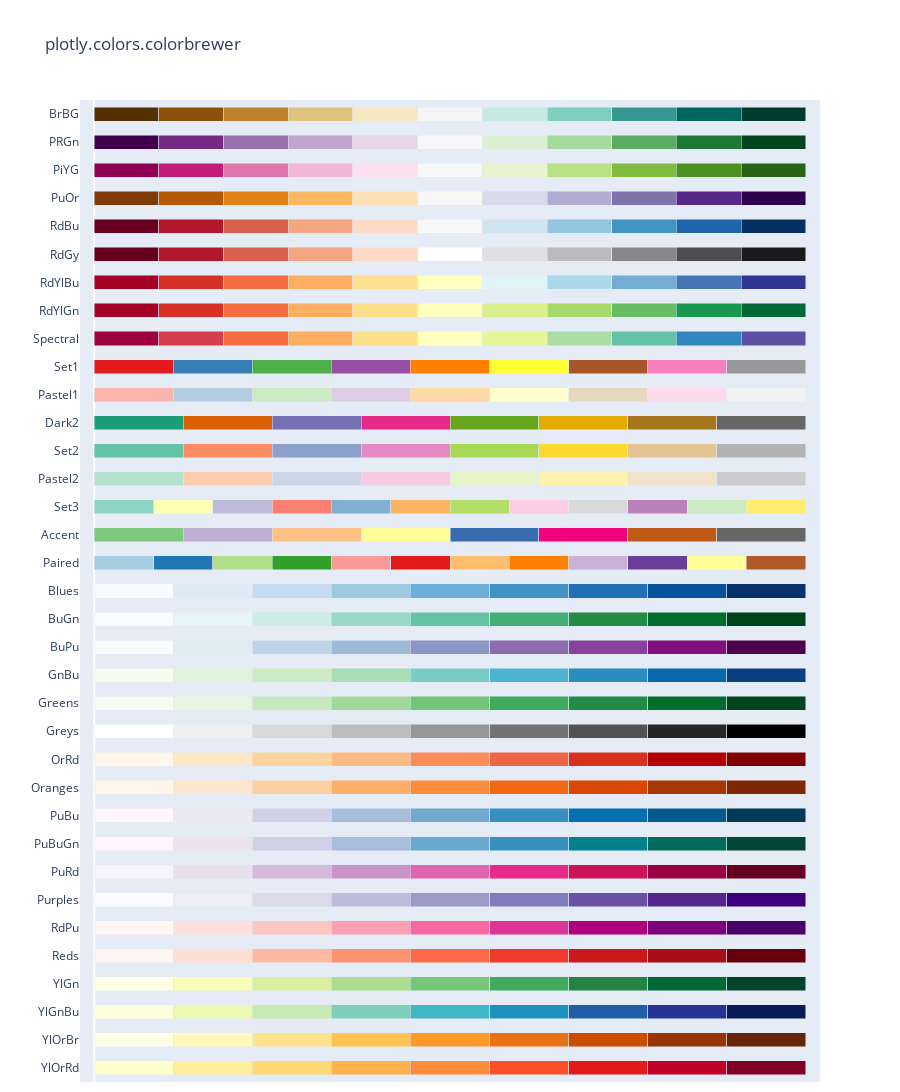

Notebook code for this chart:
### Code cell
px.colors.colorbrewer.swatches()

### Figure 1 — Plotly figure (JSON) as saved in the notebook; plotly's stock layout.template omitted (floating-point values rounded to 4 significant figures)
{"data": [{"customdata": [0, 1, 2, 3, 4, 5, 6, 7, 8], "hovertemplate": "%{y}[%{customdata}] = %{marker.color}<extra></extra>", "marker": {"color": ["rgb(255,255,204)", "rgb(255,237,160)", "rgb(254,217,118)", "rgb(254,178,76)", "rgb(253,141,60)", "rgb(252,78,42)", "rgb(227,26,28)", "rgb(189,0,38)", "rgb(128,0,38)"]}, "orientation": "h", "type": "bar", "x": [1, 1, 1, 1, 1, 1, 1, 1, 1], "y": ["YlOrRd", "YlOrRd", "YlOrRd", "YlOrRd", "YlOrRd", "YlOrRd", "YlOrRd", "YlOrRd", "YlOrRd"]}, {"customdata": [0, 1, 2, 3, 4, 5, 6, 7, 8], "hovertemplate": "%{y}[%{customdata}] = %{marker.color}<extra></extra>", "marker": {"color": ["rgb(255,255,229)", "rgb(255,247,188)", "rgb(254,227,145)", "rgb(254,196,79)", "rgb(254,153,41)", "rgb(236,112,20)", "rgb(204,76,2)", "rgb(153,52,4)", "rgb(102,37,6)"]}, "orientation": "h", "type": "bar", "x": [1, 1, 1, 1, 1, 1, 1, 1, 1], "y": ["YlOrBr", "YlOrBr", "YlOrBr", "YlOrBr", "YlOrBr", "YlOrBr", "YlOrBr", "YlOrBr", "YlOrBr"]}, {"customdata": [0, 1, 2, 3, 4, 5, 6, 7, 8], "hovertemplate": "%{y}[%{customdata}] = %{marker.color}<extra></extra>", "marker": {"color": ["rgb(255,255,217)", "rgb(237,248,177)", "rgb(199,233,180)", "rgb(127,205,187)", "rgb(65,182,196)", "rgb(29,145,192)", "rgb(34,94,168)", "rgb(37,52,148)", "rgb(8,29,88)"]}, "orientation": "h", "type": "bar", "x": [1, 1, 1, 1, 1, 1, 1, 1, 1], "y": ["YlGnBu", "YlGnBu", "YlGnBu", "YlGnBu", "YlGnBu", "YlGnBu", "YlGnBu", "YlGnBu", "YlGnBu"]}, {"customdata": [0, 1, 2, 3, 4, 5, 6, 7, 8], "hovertemplate": "%{y}[%{customdata}] = %{marker.color}<extra></extra>", "marker": {"color": ["rgb(255,255,229)", "rgb(247,252,185)", "rgb(217,240,163)", "rgb(173,221,142)", "rgb(120,198,121)", "rgb(65,171,93)", "rgb(35,132,67)", "rgb(0,104,55)", "rgb(0,69,41)"]}, "orientation": "h", "type": "bar", "x": [1, 1, 1, 1, 1, 1, 1, 1, 1], "y": ["YlGn", "YlGn", "YlGn", "YlGn", "YlGn", "YlGn", "YlGn", "YlGn", "YlGn"]}, {"customdata": [0, 1, 2, 3, 4, 5, 6, 7, 8], "hovertemplate": "%{y}[%{customdata}] = %{marker.color}<extra></extra>", "marker": {"color": ["rgb(255,245,240)", "rgb(254,224,210)", "rgb(252,187,161)", "rgb(252,146,114)", "rgb(251,106,74)", "rgb(239,59,44)", "rgb(203,24,29)", "rgb(165,15,21)", "rgb(103,0,13)"]}, "orientation": "h", "type": "bar", "x": [1, 1, 1, 1, 1, 1, 1, 1, 1], "y": ["Reds", "Reds", "Reds", "Reds", "Reds", "Reds", "Reds", "Reds", "Reds"]}, {"customdata": [0, 1, 2, 3, 4, 5, 6, 7, 8], "hovertemplate": "%{y}[%{customdata}] = %{marker.color}<extra></extra>", "marker": {"color": ["rgb(255,247,243)", "rgb(253,224,221)", "rgb(252,197,192)", "rgb(250,159,181)", "rgb(247,104,161)", "rgb(221,52,151)", "rgb(174,1,126)", "rgb(122,1,119)", "rgb(73,0,106)"]}, "orientation": "h", "type": "bar", "x": [1, 1, 1, 1, 1, 1, 1, 1, 1], "y": ["RdPu", "RdPu", "RdPu", "RdPu", "RdPu", "RdPu", "RdPu", "RdPu", "RdPu"]}, {"customdata": [0, 1, 2, 3, 4, 5, 6, 7, 8], "hovertemplate": "%{y}[%{customdata}] = %{marker.color}<extra></extra>", "marker": {"color": ["rgb(252,251,253)", "rgb(239,237,245)", "rgb(218,218,235)", "rgb(188,189,220)", "rgb(158,154,200)", "rgb(128,125,186)", "rgb(106,81,163)", "rgb(84,39,143)", "rgb(63,0,125)"]}, "orientation": "h", "type": "bar", "x": [1, 1, 1, 1, 1, 1, 1, 1, 1], "y": ["Purples", "Purples", "Purples", "Purples", "Purples", "Purples", "Purples", "Purples", "Purples"]}, {"customdata": [0, 1, 2, 3, 4, 5, 6, 7, 8], "hovertemplate": "%{y}[%{customdata}] = %{marker.color}<extra></extra>", "marker": {"color": ["rgb(247,244,249)", "rgb(231,225,239)", "rgb(212,185,218)", "rgb(201,148,199)", "rgb(223,101,176)", "rgb(231,41,138)", "rgb(206,18,86)", "rgb(152,0,67)", "rgb(103,0,31)"]}, "orientation": "h", "type": "bar", "x": [1, 1, 1, 1, 1, 1, 1, 1, 1], "y": ["PuRd", "PuRd", "PuRd", "PuRd", "PuRd", "PuRd", "PuRd", "PuRd", "PuRd"]}, {"customdata": [0, 1, 2, 3, 4, 5, 6, 7, 8], "hovertemplate": "%{y}[%{customdata}] = %{marker.color}<extra></extra>", "marker": {"color": ["rgb(255,247,251)", "rgb(236,226,240)", "rgb(208,209,230)", "rgb(166,189,219)", "rgb(103,169,207)", "rgb(54,144,192)", "rgb(2,129,138)", "rgb(1,108,89)", "rgb(1,70,54)"]}, "orientation": "h", "type": "bar", "x": [1, 1, 1, 1, 1, 1, 1, 1, 1], "y": ["PuBuGn", "PuBuGn", "PuBuGn", "PuBuGn", "PuBuGn", "PuBuGn", "PuBuGn", "PuBuGn", "PuBuGn"]}, {"customdata": [0, 1, 2, 3, 4, 5, 6, 7, 8], "hovertemplate": "%{y}[%{customdata}] = %{marker.color}<extra></extra>", "marker": {"color": ["rgb(255,247,251)", "rgb(236,231,242)", "rgb(208,209,230)", "rgb(166,189,219)", "rgb(116,169,207)", "rgb(54,144,192)", "rgb(5,112,176)", "rgb(4,90,141)", "rgb(2,56,88)"]}, "orientation": "h", "type": "bar", "x": [1, 1, 1, 1, 1, 1, 1, 1, 1], "y": ["PuBu", "PuBu", "PuBu", "PuBu", "PuBu", "PuBu", "PuBu", "PuBu", "PuBu"]}, {"customdata": [0, 1, 2, 3, 4, 5, 6, 7, 8], "hovertemplate": "%{y}[%{customdata}] = %{marker.color}<extra></extra>", "marker": {"color": ["rgb(255,245,235)", "rgb(254,230,206)", "rgb(253,208,162)", "rgb(253,174,107)", "rgb(253,141,60)", "rgb(241,105,19)", "rgb(217,72,1)", "rgb(166,54,3)", "rgb(127,39,4)"]}, "orientation": "h", "type": "bar", "x": [1, 1, 1, 1, 1, 1, 1, 1, 1], "y": ["Oranges", "Oranges", "Oranges", "Oranges", "Oranges", "Oranges", "Oranges", "Oranges", "Oranges"]}, {"customdata": [0, 1, 2, 3, 4, 5, 6, 7, 8], "hovertemplate": "%{y}[%{customdata}] = %{marker.color}<extra></extra>", "marker": {"color": ["rgb(255,247,236)", "rgb(254,232,200)", "rgb(253,212,158)", "rgb(253,187,132)", "rgb(252,141,89)", "rgb(239,101,72)", "rgb(215,48,31)", "rgb(179,0,0)", "rgb(127,0,0)"]}, "orientation": "h", "type": "bar", "x": [1, 1, 1, 1, 1, 1, 1, 1, 1], "y": ["OrRd", "OrRd", "OrRd", "OrRd", "OrRd", "OrRd", "OrRd", "OrRd", "OrRd"]}, {"customdata": [0, 1, 2, 3, 4, 5, 6, 7, 8], "hovertemplate": "%{y}[%{customdata}] = %{marker.color}<extra></extra>", "marker": {"color": ["rgb(255,255,255)", "rgb(240,240,240)", "rgb(217,217,217)", "rgb(189,189,189)", "rgb(150,150,150)", "rgb(115,115,115)", "rgb(82,82,82)", "rgb(37,37,37)", "rgb(0,0,0)"]}, "orientation": "h", "type": "bar", "x": [1, 1, 1, 1, 1, 1, 1, 1, 1], "y": ["Greys", "Greys", "Greys", "Greys", "Greys", "Greys", "Greys", "Greys", "Greys"]}, {"customdata": [0, 1, 2, 3, 4, 5, 6, 7, 8], "hovertemplate": "%{y}[%{customdata}] = %{marker.color}<extra></extra>", "marker": {"color": ["rgb(247,252,245)", "rgb(229,245,224)", "rgb(199,233,192)", "rgb(161,217,155)", "rgb(116,196,118)", "rgb(65,171,93)", "rgb(35,139,69)", "rgb(0,109,44)", "rgb(0,68,27)"]}, "orientation": "h", "type": "bar", "x": [1, 1, 1, 1, 1, 1, 1, 1, 1], "y": ["Greens", "Greens", "Greens", "Greens", "Greens", "Greens", "Greens", "Greens", "Greens"]}, {"customdata": [0, 1, 2, 3, 4, 5, 6, 7, 8], "hovertemplate": "%{y}[%{customdata}] = %{marker.color}<extra></extra>", "marker": {"color": ["rgb(247,252,240)", "rgb(224,243,219)", "rgb(204,235,197)", "rgb(168,221,181)", "rgb(123,204,196)", "rgb(78,179,211)", "rgb(43,140,190)", "rgb(8,104,172)", "rgb(8,64,129)"]}, "orientation": "h", "type": "bar", "x": [1, 1, 1, 1, 1, 1, 1, 1, 1], "y": ["GnBu", "GnBu", "GnBu", "GnBu", "GnBu", "GnBu", "GnBu", "GnBu", "GnBu"]}, {"customdata": [0, 1, 2, 3, 4, 5, 6, 7, 8], "hovertemplate": "%{y}[%{customdata}] = %{marker.color}<extra></extra>", "marker": {"color": ["rgb(247,252,253)", "rgb(224,236,244)", "rgb(191,211,230)", "rgb(158,188,218)", "rgb(140,150,198)", "rgb(140,107,177)", "rgb(136,65,157)", "rgb(129,15,124)", "rgb(77,0,75)"]}, "orientation": "h", "type": "bar", "x": [1, 1, 1, 1, 1, 1, 1, 1, 1], "y": ["BuPu", "BuPu", "BuPu", "BuPu", "BuPu", "BuPu", "BuPu", "BuPu", "BuPu"]}, {"customdata": [0, 1, 2, 3, 4, 5, 6, 7, 8], "hovertemplate": "%{y}[%{customdata}] = %{marker.color}<extra></extra>", "marker": {"color": ["rgb(247,252,253)", "rgb(229,245,249)", "rgb(204,236,230)", "rgb(153,216,201)", "rgb(102,194,164)", "rgb(65,174,118)", "rgb(35,139,69)", "rgb(0,109,44)", "rgb(0,68,27)"]}, "orientation": "h", "type": "bar", "x": [1, 1, 1, 1, 1, 1, 1, 1, 1], "y": ["BuGn", "BuGn", "BuGn", "BuGn", "BuGn", "BuGn", "BuGn", "BuGn", "BuGn"]}, {"customdata": [0, 1, 2, 3, 4, 5, 6, 7, 8], "hovertemplate": "%{y}[%{customdata}] = %{marker.color}<extra></extra>", "marker": {"color": ["rgb(247,251,255)", "rgb(222,235,247)", "rgb(198,219,239)", "rgb(158,202,225)", "rgb(107,174,214)", "rgb(66,146,198)", "rgb(33,113,181)", "rgb(8,81,156)", "rgb(8,48,107)"]}, "orientation": "h", "type": "bar", "x": [1, 1, 1, 1, 1, 1, 1, 1, 1], "y": ["Blues", "Blues", "Blues", "Blues", "Blues", "Blues", "Blues", "Blues", "Blues"]}, {"customdata": [0, 1, 2, 3, 4, 5, 6, 7, 8, 9, 10, 11], "hovertemplate": "%{y}[%{customdata}] = %{marker.color}<extra></extra>", "marker": {"color": ["rgb(166,206,227)", "rgb(31,120,180)", "rgb(178,223,138)", "rgb(51,160,44)", "rgb(251,154,153)", "rgb(227,26,28)", "rgb(253,191,111)", "rgb(255,127,0)", "rgb(202,178,214)", "rgb(106,61,154)", "rgb(255,255,153)", "rgb(177,89,40)"]}, "orientation": "h", "type": "bar", "x": [1, 1, 1, 1, 1, 1, 1, 1, 1, 1, 1, 1], "y": ["Paired", "Paired", "Paired", "Paired", "Paired", "Paired", "Paired", "Paired", "Paired", "Paired", "Paired", "Paired"]}, {"customdata": [0, 1, 2, 3, 4, 5, 6, 7], "hovertemplate": "%{y}[%{customdata}] = %{marker.color}<extra></extra>", "marker": {"color": ["rgb(127,201,127)", "rgb(190,174,212)", "rgb(253,192,134)", "rgb(255,255,153)", "rgb(56,108,176)", "rgb(240,2,127)", "rgb(191,91,23)", "rgb(102,102,102)"]}, "orientation": "h", "type": "bar", "x": [1, 1, 1, 1, 1, 1, 1, 1], "y": ["Accent", "Accent", "Accent", "Accent", "Accent", "Accent", "Accent", "Accent"]}, {"customdata": [0, 1, 2, 3, 4, 5, 6, 7, 8, 9, 10, 11], "hovertemplate": "%{y}[%{customdata}] = %{marker.color}<extra></extra>", "marker": {"color": ["rgb(141,211,199)", "rgb(255,255,179)", "rgb(190,186,218)", "rgb(251,128,114)", "rgb(128,177,211)", "rgb(253,180,98)", "rgb(179,222,105)", "rgb(252,205,229)", "rgb(217,217,217)", "rgb(188,128,189)", "rgb(204,235,197)", "rgb(255,237,111)"]}, "orientation": "h", "type": "bar", "x": [1, 1, 1, 1, 1, 1, 1, 1, 1, 1, 1, 1], "y": ["Set3", "Set3", "Set3", "Set3", "Set3", "Set3", "Set3", "Set3", "Set3", "Set3", "Set3", "Set3"]}, {"customdata": [0, 1, 2, 3, 4, 5, 6, 7], "hovertemplate": "%{y}[%{customdata}] = %{marker.color}<extra></extra>", "marker": {"color": ["rgb(179,226,205)", "rgb(253,205,172)", "rgb(203,213,232)", "rgb(244,202,228)", "rgb(230,245,201)", "rgb(255,242,174)", "rgb(241,226,204)", "rgb(204,204,204)"]}, "orientation": "h", "type": "bar", "x": [1, 1, 1, 1, 1, 1, 1, 1], "y": ["Pastel2", "Pastel2", "Pastel2", "Pastel2", "Pastel2", "Pastel2", "Pastel2", "Pastel2"]}, {"customdata": [0, 1, 2, 3, 4, 5, 6, 7], "hovertemplate": "%{y}[%{customdata}] = %{marker.color}<extra></extra>", "marker": {"color": ["rgb(102,194,165)", "rgb(252,141,98)", "rgb(141,160,203)", "rgb(231,138,195)", "rgb(166,216,84)", "rgb(255,217,47)", "rgb(229,196,148)", "rgb(179,179,179)"]}, "orientation": "h", "type": "bar", "x": [1, 1, 1, 1, 1, 1, 1, 1], "y": ["Set2", "Set2", "Set2", "Set2", "Set2", "Set2", "Set2", "Set2"]}, {"customdata": [0, 1, 2, 3, 4, 5, 6, 7], "hovertemplate": "%{y}[%{customdata}] = %{marker.color}<extra></extra>", "marker": {"color": ["rgb(27,158,119)", "rgb(217,95,2)", "rgb(117,112,179)", "rgb(231,41,138)", "rgb(102,166,30)", "rgb(230,171,2)", "rgb(166,118,29)", "rgb(102,102,102)"]}, "orientation": "h", "type": "bar", "x": [1, 1, 1, 1, 1, 1, 1, 1], "y": ["Dark2", "Dark2", "Dark2", "Dark2", "Dark2", "Dark2", "Dark2", "Dark2"]}, {"customdata": [0, 1, 2, 3, 4, 5, 6, 7, 8], "hovertemplate": "%{y}[%{customdata}] = %{marker.color}<extra></extra>", "marker": {"color": ["rgb(251,180,174)", "rgb(179,205,227)", "rgb(204,235,197)", "rgb(222,203,228)", "rgb(254,217,166)", "rgb(255,255,204)", "rgb(229,216,189)", "rgb(253,218,236)", "rgb(242,242,242)"]}, "orientation": "h", "type": "bar", "x": [1, 1, 1, 1, 1, 1, 1, 1, 1], "y": ["Pastel1", "Pastel1", "Pastel1", "Pastel1", "Pastel1", "Pastel1", "Pastel1", "Pastel1", "Pastel1"]}, {"customdata": [0, 1, 2, 3, 4, 5, 6, 7, 8], "hovertemplate": "%{y}[%{customdata}] = %{marker.color}<extra></extra>", "marker": {"color": ["rgb(228,26,28)", "rgb(55,126,184)", "rgb(77,175,74)", "rgb(152,78,163)", "rgb(255,127,0)", "rgb(255,255,51)", "rgb(166,86,40)", "rgb(247,129,191)", "rgb(153,153,153)"]}, "orientation": "h", "type": "bar", "x": [1, 1, 1, 1, 1, 1, 1, 1, 1], "y": ["Set1", "Set1", "Set1", "Set1", "Set1", "Set1", "Set1", "Set1", "Set1"]}, {"customdata": [0, 1, 2, 3, 4, 5, 6, 7, 8, 9, 10], "hovertemplate": "%{y}[%{customdata}] = %{marker.color}<extra></extra>", "marker": {"color": ["rgb(158,1,66)", "rgb(213,62,79)", "rgb(244,109,67)", "rgb(253,174,97)", "rgb(254,224,139)", "rgb(255,255,191)", "rgb(230,245,152)", "rgb(171,221,164)", "rgb(102,194,165)", "rgb(50,136,189)", "rgb(94,79,162)"]}, "orientation": "h", "type": "bar", "x": [1, 1, 1, 1, 1, 1, 1, 1, 1, 1, 1], "y": ["Spectral", "Spectral", "Spectral", "Spectral", "Spectral", "Spectral", "Spectral", "Spectral", "Spectral", "Spectral", "Spectral"]}, {"customdata": [0, 1, 2, 3, 4, 5, 6, 7, 8, 9, 10], "hovertemplate": "%{y}[%{customdata}] = %{marker.color}<extra></extra>", "marker": {"color": ["rgb(165,0,38)", "rgb(215,48,39)", "rgb(244,109,67)", "rgb(253,174,97)", "rgb(254,224,139)", "rgb(255,255,191)", "rgb(217,239,139)", "rgb(166,217,106)", "rgb(102,189,99)", "rgb(26,152,80)", "rgb(0,104,55)"]}, "orientation": "h", "type": "bar", "x": [1, 1, 1, 1, 1, 1, 1, 1, 1, 1, 1], "y": ["RdYlGn", "RdYlGn", "RdYlGn", "RdYlGn", "RdYlGn", "RdYlGn", "RdYlGn", "RdYlGn", "RdYlGn", "RdYlGn", "RdYlGn"]}, {"customdata": [0, 1, 2, 3, 4, 5, 6, 7, 8, 9, 10], "hovertemplate": "%{y}[%{customdata}] = %{marker.color}<extra></extra>", "marker": {"color": ["rgb(165,0,38)", "rgb(215,48,39)", "rgb(244,109,67)", "rgb(253,174,97)", "rgb(254,224,144)", "rgb(255,255,191)", "rgb(224,243,248)", "rgb(171,217,233)", "rgb(116,173,209)", "rgb(69,117,180)", "rgb(49,54,149)"]}, "orientation": "h", "type": "bar", "x": [1, 1, 1, 1, 1, 1, 1, 1, 1, 1, 1], "y": ["RdYlBu", "RdYlBu", "RdYlBu", "RdYlBu", "RdYlBu", "RdYlBu", "RdYlBu", "RdYlBu", "RdYlBu", "RdYlBu", "RdYlBu"]}, {"customdata": [0, 1, 2, 3, 4, 5, 6, 7, 8, 9, 10], "hovertemplate": "%{y}[%{customdata}] = %{marker.color}<extra></extra>", "marker": {"color": ["rgb(103,0,31)", "rgb(178,24,43)", "rgb(214,96,77)", "rgb(244,165,130)", "rgb(253,219,199)", "rgb(255,255,255)", "rgb(224,224,224)", "rgb(186,186,186)", "rgb(135,135,135)", "rgb(77,77,77)", "rgb(26,26,26)"]}, "orientation": "h", "type": "bar", "x": [1, 1, 1, 1, 1, 1, 1, 1, 1, 1, 1], "y": ["RdGy", "RdGy", "RdGy", "RdGy", "RdGy", "RdGy", "RdGy", "RdGy", "RdGy", "RdGy", "RdGy"]}, {"customdata": [0, 1, 2, 3, 4, 5, 6, 7, 8, 9, 10], "hovertemplate": "%{y}[%{customdata}] = %{marker.color}<extra></extra>", "marker": {"color": ["rgb(103,0,31)", "rgb(178,24,43)", "rgb(214,96,77)", "rgb(244,165,130)", "rgb(253,219,199)", "rgb(247,247,247)", "rgb(209,229,240)", "rgb(146,197,222)", "rgb(67,147,195)", "rgb(33,102,172)", "rgb(5,48,97)"]}, "orientation": "h", "type": "bar", "x": [1, 1, 1, 1, 1, 1, 1, 1, 1, 1, 1], "y": ["RdBu", "RdBu", "RdBu", "RdBu", "RdBu", "RdBu", "RdBu", "RdBu", "RdBu", "RdBu", "RdBu"]}, {"customdata": [0, 1, 2, 3, 4, 5, 6, 7, 8, 9, 10], "hovertemplate": "%{y}[%{customdata}] = %{marker.color}<extra></extra>", "marker": {"color": ["rgb(127,59,8)", "rgb(179,88,6)", "rgb(224,130,20)", "rgb(253,184,99)", "rgb(254,224,182)", "rgb(247,247,247)", "rgb(216,218,235)", "rgb(178,171,210)", "rgb(128,115,172)", "rgb(84,39,136)", "rgb(45,0,75)"]}, "orientation": "h", "type": "bar", "x": [1, 1, 1, 1, 1, 1, 1, 1, 1, 1, 1], "y": ["PuOr", "PuOr", "PuOr", "PuOr", "PuOr", "PuOr", "PuOr", "PuOr", "PuOr", "PuOr", "PuOr"]}, {"customdata": [0, 1, 2, 3, 4, 5, 6, 7, 8, 9, 10], "hovertemplate": "%{y}[%{customdata}] = %{marker.color}<extra></extra>", "marker": {"color": ["rgb(142,1,82)", "rgb(197,27,125)", "rgb(222,119,174)", "rgb(241,182,218)", "rgb(253,224,239)", "rgb(247,247,247)", "rgb(230,245,208)", "rgb(184,225,134)", "rgb(127,188,65)", "rgb(77,146,33)", "rgb(39,100,25)"]}, "orientation": "h", "type": "bar", "x": [1, 1, 1, 1, 1, 1, 1, 1, 1, 1, 1], "y": ["PiYG", "PiYG", "PiYG", "PiYG", "PiYG", "PiYG", "PiYG", "PiYG", "PiYG", "PiYG", "PiYG"]}, {"customdata": [0, 1, 2, 3, 4, 5, 6, 7, 8, 9, 10], "hovertemplate": "%{y}[%{customdata}] = %{marker.color}<extra></extra>", "marker": {"color": ["rgb(64,0,75)", "rgb(118,42,131)", "rgb(153,112,171)", "rgb(194,165,207)", "rgb(231,212,232)", "rgb(247,247,247)", "rgb(217,240,211)", "rgb(166,219,160)", "rgb(90,174,97)", "rgb(27,120,55)", "rgb(0,68,27)"]}, "orientation": "h", "type": "bar", "x": [1, 1, 1, 1, 1, 1, 1, 1, 1, 1, 1], "y": ["PRGn", "PRGn", "PRGn", "PRGn", "PRGn", "PRGn", "PRGn", "PRGn", "PRGn", "PRGn", "PRGn"]}, {"customdata": [0, 1, 2, 3, 4, 5, 6, 7, 8, 9, 10], "hovertemplate": "%{y}[%{customdata}] = %{marker.color}<extra></extra>", "marker": {"color": ["rgb(84,48,5)", "rgb(140,81,10)", "rgb(191,129,45)", "rgb(223,194,125)", "rgb(246,232,195)", "rgb(245,245,245)", "rgb(199,234,229)", "rgb(128,205,193)", "rgb(53,151,143)", "rgb(1,102,94)", "rgb(0,60,48)"]}, "orientation": "h", "type": "bar", "x": [1, 1, 1, 1, 1, 1, 1, 1, 1, 1, 1], "y": ["BrBG", "BrBG", "BrBG", "BrBG", "BrBG", "BrBG", "BrBG", "BrBG", "BrBG", "BrBG", "BrBG"]}], "layout": {"bargap": 0.5, "barmode": "stack", "barnorm": "fraction", "height": 1400, "margin": {"b": 10}, "showlegend": false, "title": {"text": "plotly.colors.colorbrewer"}, "xaxis": {"range": [-0.02, 1.02], "showgrid": false, "showticklabels": false}}}
